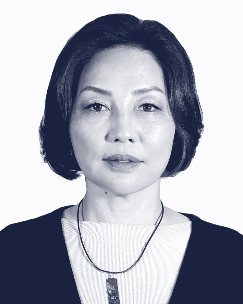
#> input picture assets/img/bagsh/01-bolormaa.jpg, 243 x 304 px; its folder holds only this picture in this run
$ python enhance.py
#> lines starting #> are read from the running program, lines starting #| are printed output that depends on the picture
#> in main, src is the input picture: shape (304, 243, 3); mean B, G, R 186.6, 175, 172.6
"""Багш нарын зургийг дэлгэцэнд тохируулан томруулж, зөөлөн хурцална.

Утас зургийг 3 дахин нягт дэлгэцэнд зурдаг тул 100-250 пикселийн эх зургийг
хөтөч өөрөө сунгахад бүдгэрдэг. Энд урьдчилан Lanczos-оор томруулж, өсгөсөн
хэмжээнд тохирсон зөөлөн хурцлалт нэмнэ. Хөтчийн энгийн сунгалтаас цэвэрхэн.

Байхгүй нарийвчлалыг нөхөж чадахгүй: 105x131 эх зураг томорсон ч тодрохгүй.
Жинхэнэ шийдэл нь тэнхимээс эх файлыг нь авах.

    python3 scripts/enhance.py
"""
import cv2, numpy as np, glob, os
from pathlib import Path

OUT_W = 440                      # 4:5 -> 440 x 550

def enhance(bgr, out_w=OUT_W):
#> called with out_w = 440
    h, w = bgr.shape[:2]
#> h = 304; w = 243
    factor = out_w / w
#> factor = 1.81
    out_h = round(out_w * 5 / 4)
    if factor <= 1:
        return cv2.resize(bgr, (out_w, out_h), interpolation=cv2.INTER_AREA)
    # хүчтэй томруулахын өмнө JPEG-ийн чимээг намируулна
    den = cv2.bilateralFilter(bgr, 5, 22, 22) if factor > 2.2 else bgr
    up = cv2.resize(den, (out_w, out_h), interpolation=cv2.INTER_LANCZOS4)
    sigma = 1.0 + 0.5 * min(factor, 4)
#> sigma = 1.91
    amount = 0.34 if factor > 2.4 else 0.26
#> amount = 0.26
    blur = cv2.GaussianBlur(up, (0, 0), sigma)
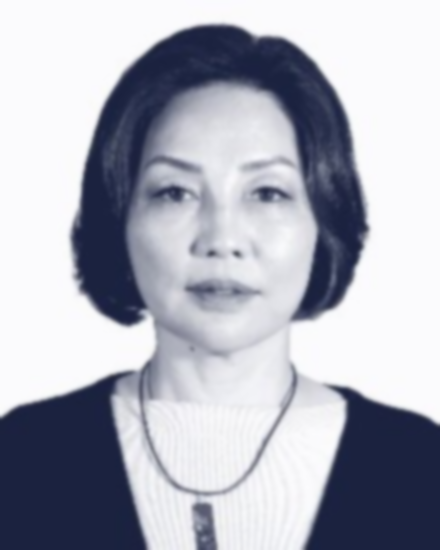
#> blur: shape (550, 440, 3); mean B, G, R 186.5, 175, 172.6
    return np.clip(cv2.addWeighted(up, 1 + amount, blur, -amount, 0), 0, 255).astype(np.uint8)
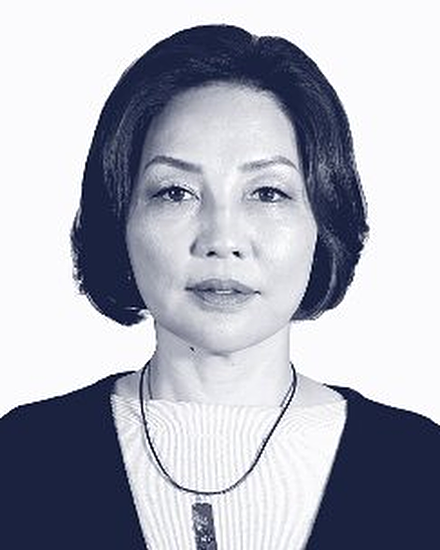
#> returned value: shape (550, 440, 3); mean of channels 0, 1, 2 186.4, 174.9, 172.5; drawn as B, G, R

def main():
    files = sorted(glob.glob('assets/img/bagsh/*.jpg'))
    total_before = total_after = 0
    for f in files:
        src = cv2.imread(f)
        total_before += os.path.getsize(f)
        cv2.imwrite(f, enhance(src), [cv2.IMWRITE_JPEG_QUALITY, 88,
                                      cv2.IMWRITE_JPEG_PROGRESSIVE, 1,
                                      cv2.IMWRITE_JPEG_OPTIMIZE, 1])
        total_after += os.path.getsize(f)
        print(f'  {Path(f).name:<22} {str(src.shape[1::-1]):>11} -> ({OUT_W}, {round(OUT_W*5/4)})')
#|   01-bolormaa.jpg         (243, 304) -> (440, 550)
    print(f'\n{len(files)} portraits | {total_before//1024} KB -> {total_after//1024} KB')

if __name__ == '__main__':
    main()

$ run again, on assets/img/bagsh/05-enkhsaruul.jpg
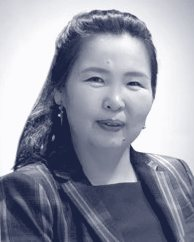
#> input picture assets/img/bagsh/05-enkhsaruul.jpg, 194 x 242 px
#> in main, src is the input picture: shape (242, 194, 3); mean B, G, R 165.3, 150.3, 147.1
#> in enhance, `blur = cv2.GaussianBlur(up, (0, 0), sigma)`:
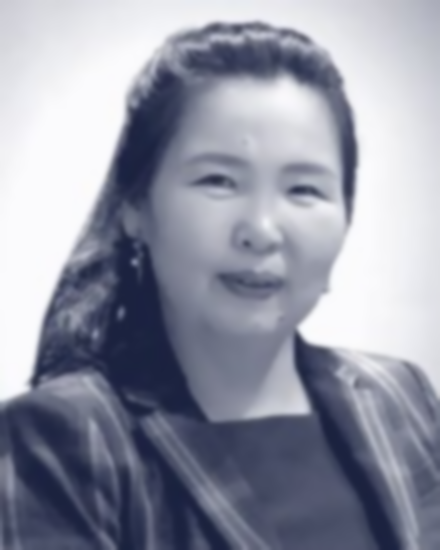
#> blur: shape (550, 440, 3); mean B, G, R 165.3, 150.3, 147
#|   05-enkhsaruul.jpg       (194, 242) -> (440, 550)

$ run again, on assets/img/bagsh/06-altangerel.jpg
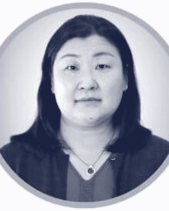
#> input picture assets/img/bagsh/06-altangerel.jpg, 169 x 211 px
#> in main, src is the input picture: shape (211, 169, 3); mean B, G, R 173.4, 159.6, 156.7
#> in enhance, `blur = cv2.GaussianBlur(up, (0, 0), sigma)`:
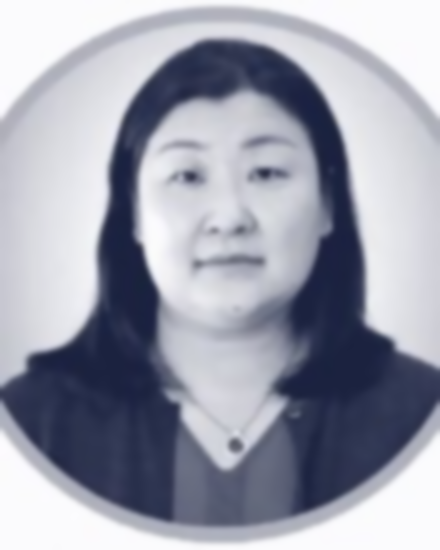
#> blur: shape (550, 440, 3); mean B, G, R 173.4, 159.6, 156.8
#> in enhance, `return np.clip(cv2.addWeighted(up, 1 + amount, blur, -amount, 0), 0, 2..`:
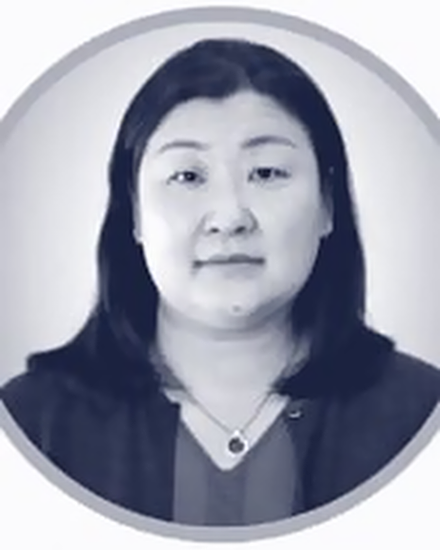
#> returned value: shape (550, 440, 3); mean of channels 0, 1, 2 173.4, 159.6, 156.8; drawn as B, G, R
#|   06-altangerel.jpg       (169, 211) -> (440, 550)

$ run again, on assets/img/bagsh/07-amgalan.jpg
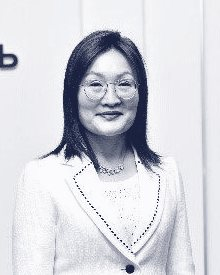
#> input picture assets/img/bagsh/07-amgalan.jpg, 220 x 275 px
#> in main, src is the input picture: shape (275, 220, 3); mean B, G, R 219.2, 212.3, 211.1
#> in enhance, `up = cv2.resize(den, (out_w, out_h), interpolation=cv2.INTER_LANCZOS4)`:
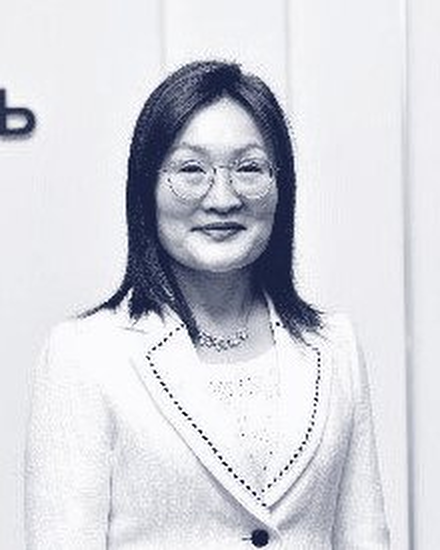
#> up: shape (550, 440, 3); mean B, G, R 219.1, 212.2, 211.1
#> in enhance, `blur = cv2.GaussianBlur(up, (0, 0), sigma)`:
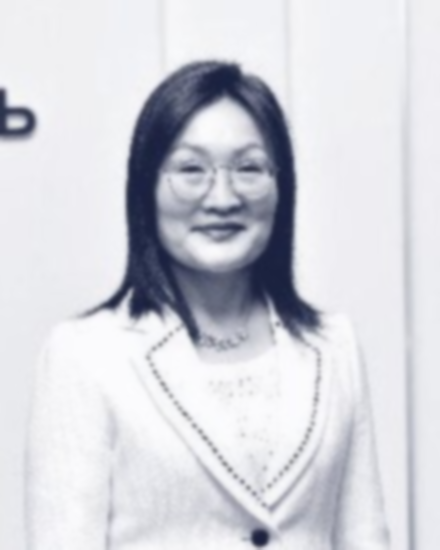
#> blur: shape (550, 440, 3); mean B, G, R 219.1, 212.2, 211.1
#|   07-amgalan.jpg          (220, 275) -> (440, 550)
